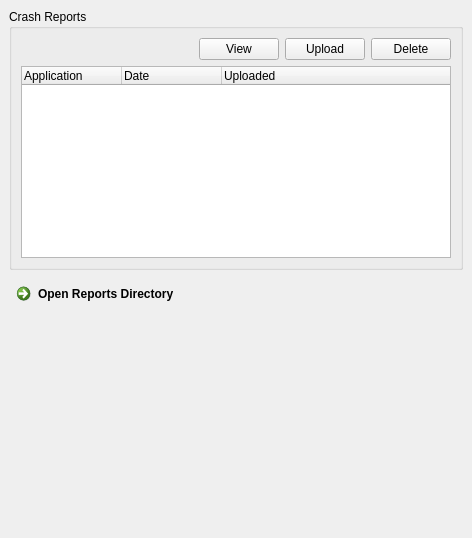
<?xml version="1.0" encoding="UTF-8"?>
<ui version="4.0">
 <class>ZELNCrashReportsWidget</class>
 <widget class="QWidget" name="ZELNCrashReportsWidget">
  <property name="geometry">
   <rect>
    <x>0</x>
    <y>0</y>
    <width>472</width>
    <height>538</height>
   </rect>
  </property>
  <property name="windowTitle">
   <string>Crash Reports</string>
  </property>
  <property name="windowIcon">
   <iconset resource="ZELNLauncher.qrc">
    <normaloff>:/ZELNLauncher/Resources/ZinekEngine.ico</normaloff>:/ZELNLauncher/Resources/ZinekEngine.ico</iconset>
  </property>
  <layout class="QVBoxLayout" name="verticalLayout_2">
   <property name="spacing">
    <number>0</number>
   </property>
   <property name="leftMargin">
    <number>0</number>
   </property>
   <property name="topMargin">
    <number>0</number>
   </property>
   <property name="rightMargin">
    <number>0</number>
   </property>
   <property name="bottomMargin">
    <number>0</number>
   </property>
   <item>
    <widget class="QScrollArea" name="scrollArea">
     <property name="styleSheet">
      <string notr="true"/>
     </property>
     <property name="frameShape">
      <enum>QFrame::NoFrame</enum>
     </property>
     <property name="frameShadow">
      <enum>QFrame::Plain</enum>
     </property>
     <property name="widgetResizable">
      <bool>true</bool>
     </property>
     <widget class="QWidget" name="scrollAreaWidgetContents">
      <property name="geometry">
       <rect>
        <x>0</x>
        <y>0</y>
        <width>472</width>
        <height>538</height>
       </rect>
      </property>
      <property name="styleSheet">
       <string notr="true"/>
      </property>
      <layout class="QVBoxLayout" name="verticalLayout">
       <item>
        <widget class="QGroupBox" name="grpActivate">
         <property name="title">
          <string>Crash Reports</string>
         </property>
         <layout class="QVBoxLayout" name="verticalLayout_4">
          <item>
           <layout class="QHBoxLayout" name="horizontalLayout">
            <item>
             <spacer name="horizontalSpacer">
              <property name="orientation">
               <enum>Qt::Horizontal</enum>
              </property>
              <property name="sizeHint" stdset="0">
               <size>
                <width>40</width>
                <height>20</height>
               </size>
              </property>
             </spacer>
            </item>
            <item>
             <widget class="QPushButton" name="btnView">
              <property name="text">
               <string>View</string>
              </property>
             </widget>
            </item>
            <item>
             <widget class="QPushButton" name="btnUpload">
              <property name="text">
               <string>Upload</string>
              </property>
             </widget>
            </item>
            <item>
             <widget class="QPushButton" name="btnDelete">
              <property name="text">
               <string>Delete</string>
              </property>
             </widget>
            </item>
           </layout>
          </item>
          <item>
           <widget class="QTreeWidget" name="tblReports">
            <column>
             <property name="text">
              <string>Application</string>
             </property>
            </column>
            <column>
             <property name="text">
              <string>Date</string>
             </property>
            </column>
            <column>
             <property name="text">
              <string>Uploaded</string>
             </property>
            </column>
           </widget>
          </item>
         </layout>
        </widget>
       </item>
       <item>
        <widget class="QCommandLinkButton" name="cmdOpenReportDirectory">
         <property name="text">
          <string>Open Reports Directory</string>
         </property>
        </widget>
       </item>
       <item>
        <spacer name="verticalSpacer_2">
         <property name="orientation">
          <enum>Qt::Vertical</enum>
         </property>
         <property name="sizeHint" stdset="0">
          <size>
           <width>20</width>
           <height>40</height>
          </size>
         </property>
        </spacer>
       </item>
      </layout>
     </widget>
    </widget>
   </item>
  </layout>
 </widget>
 <tabstops>
  <tabstop>scrollArea</tabstop>
 </tabstops>
 <resources>
  <include location="ZELNLauncher.qrc"/>
 </resources>
 <connections/>
</ui>
